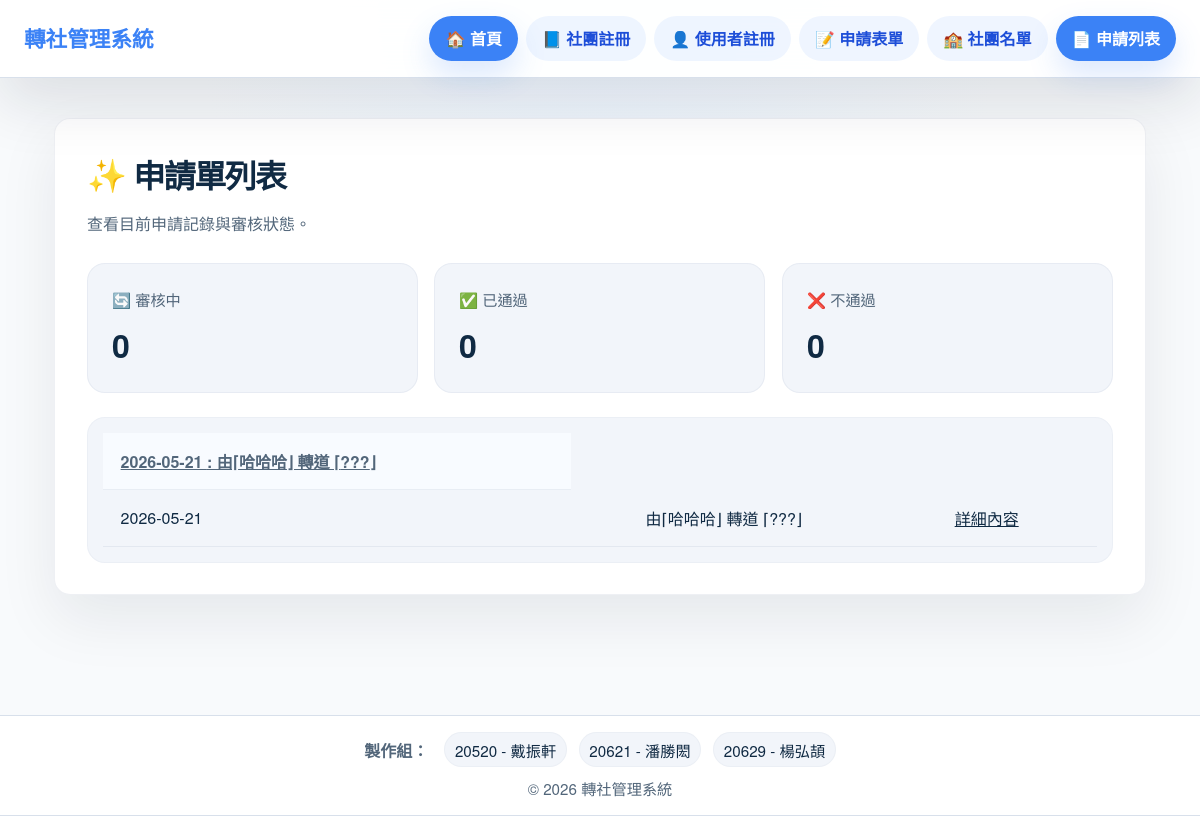
/form/apply/, run on an earlier commit of the app's database.
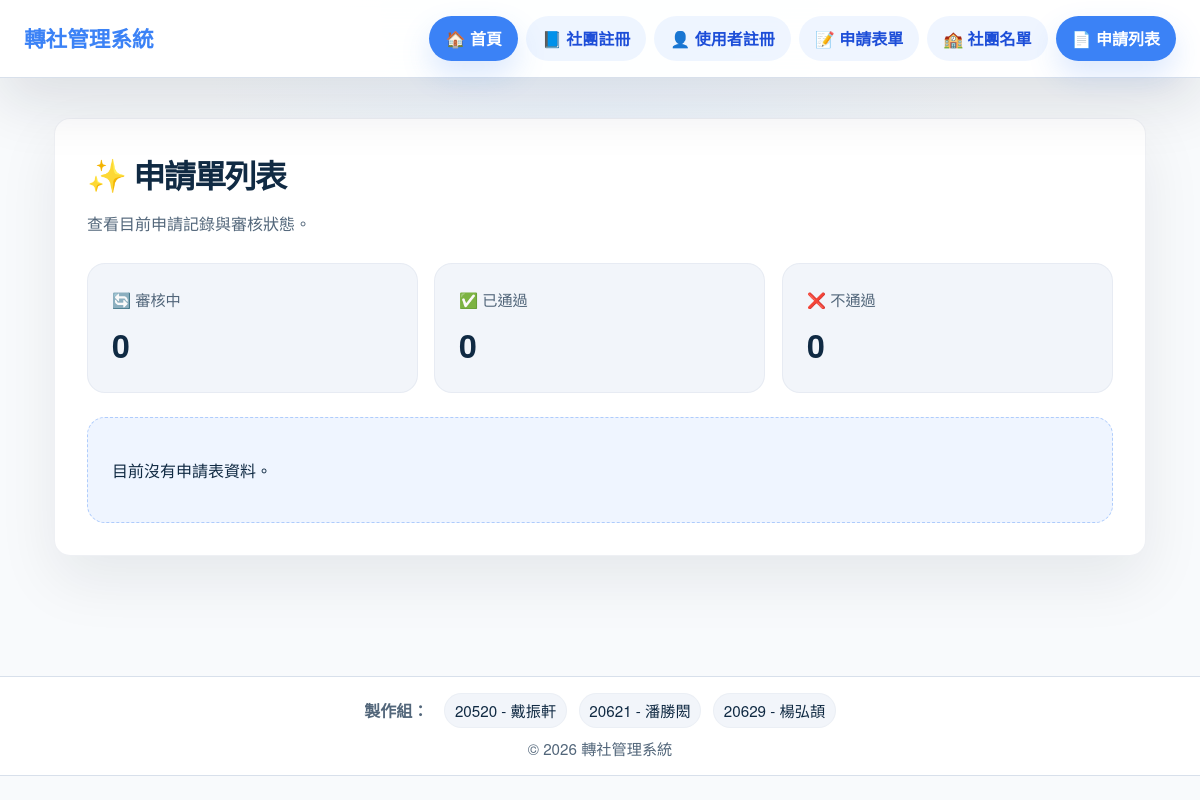
And on a later commit of the database.
### club/models.py (models this page shows, shortened)
class Apply(models.Model):
    created = models.DateField('表單建立時間' , auto_now_add=True)
    sstu_pass = models.BooleanField('社長同意' ,default=False)
    sch_pass = models.BooleanField('學校同意', default=False)
    user = models.ForeignKey(User , models.CASCADE)
    club = models.ForeignKey(Club ,models.CASCADE)
    club_after = models.ForeignKey(Club ,
                                on_delete=models.CASCADE,
                                related_name='after_apply',
                                null=True,
                                blank=True
                                )

class User(AbstractUser):
    us_rank = models.IntegerField('使用者身分' , default=0) #0=轉社學生 ; 社長=1 ; 2=教師 ; 3=行政 (問題:如果是社長要轉社)
    club = models.ForeignKey(Club, on_delete=models.SET_NULL, null=True, blank=True, verbose_name='所屬社團')  #AI提供的版本，以便解決少數帳號能在沒有社團的狀況下建立

class Club(models.Model):
    club_name = models.CharField('社團名稱' , max_length=64)
    max_people_num = models.IntegerField('社團人數上限' , default=0)
    now_people_num = models.IntegerField('社團現有人數' , default=0, validators=[MinValueValidator(0),MaxValueValidator(512)])
    def __str__(self):
        return f"{self.club_name}"

### club/views.py (the view)
# urls.py: path("apply/", Applylist.as_view(), name='apply_list'),
class Applylist(ListView):
    model = Apply
    def get_context_data(self, **kwargs):
        ctx = super().get_context_data(**kwargs)
        ctx['user_list'] = User.objects.all()
        ctx['club_list'] = Club.objects.all()
        ctx['log_list_check'] = Log.objects.filter(state = 1)
        ctx['log_list_pass'] = Log.objects.filter(state = 2)
        ctx['log_list_fail'] = Log.objects.filter(state = 0)
        return ctx

### templates/club/apply_list.html (shortened to what this page needs)
{% extends 'base.html' %}
{% block main %}
<section class="panel">
    <div class="panel-header">
        <h1>申請單列表</h1>
        <p>查看目前申請記錄與審核狀態。</p>
    </div>
    <div class="summary-grid">
        <article class="summary-card">
            <span class="summary-label">🔄 審核中</span>
            <strong>{{ log_list_check|length }}</strong>
        </article>
        <article class="summary-card">
            <span class="summary-label">✅ 已通過</span>
            <strong>{{ log_list_pass|length }}</strong>
        </article>
        <article class="summary-card">
            <span class="summary-label">❌ 不通過</span>
            <strong>{{ log_list_fail|length }}</strong>
        </article>
    </div>
    {% if object_list %}
    <div class="table-panel">
        <table>
            <thead>
                <tr>
                    {% for apply in apply_list %}
                    <th>
                        <a href="{% url 'apply_detail' apply.id %}">
                        {{ apply.created|date:"Y-m-d" }} {{ apply.user.username }} :
                        由⌈{{ apply.user.club }}⌋ 轉道 ⌈{{ apply.club }}⌋
                        </a>
                    </th>
                    {% endfor %}
                </tr>
            </thead>
            <tbody>
                {% for apply in apply_list %}
                <tr>
                    <td>{{ apply.created|date:"Y-m-d" }}</td>
                    <td>{{ apply.user.username }}</td>
                    <td>由⌈{{ apply.user.club }}⌋ 轉道 ⌈{{ apply.club }}⌋</td>
                    <td><a href='{% url 'apply_detail' apply.id %}'>詳細內容</a></td>
                </tr>
                {% endfor %}
            </tbody>
        </table>
    </div>
    {% else %}
    <div class="empty-state">
        <p>目前沒有申請表資料。</p>
    </div>
    {% endif %}
</section>
{% endblock %}

What changed in the data, as far as the page shows it:
removed Apply: created "2026-05-21", user.club "哈哈哈", club "???"
Also different on the page:
text now shown: "目前沒有申請表資料。"
